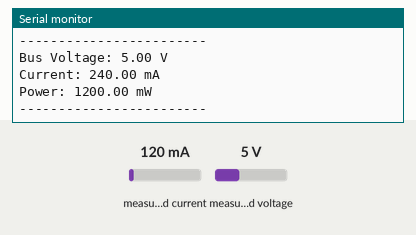
A sketch run on a simulated Arduino Uno, built with avr-gcc and run on an emulated ATmega328P. Parts: the last lines printed to the serial monitor. The inputs (shaded band) are chosen by the test bench; at power-on: measured current 120 mA, measured voltage 5 V.

Above: at 1.2 s.
1.3 s: measured current set to 40 mA
At 2.6 s:
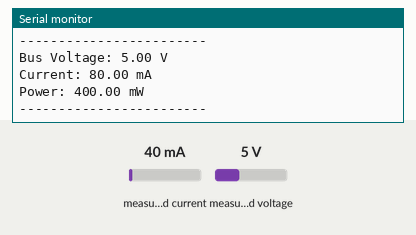
2.8 s: measured voltage set to 0.3 V
At 4.0 s:
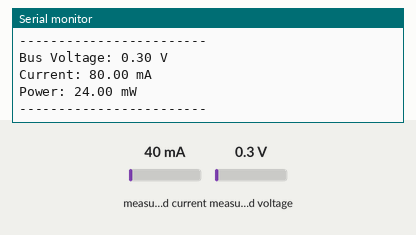
4.3 s: measured current set to 500 mA
At 6.0 s:
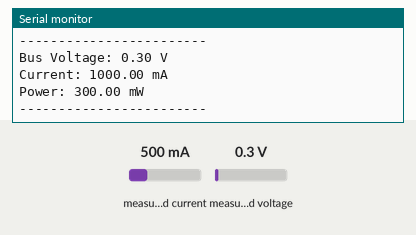
Timing chart, 0 to 7.5 s (numbered marks = the images above; inputs shaded):
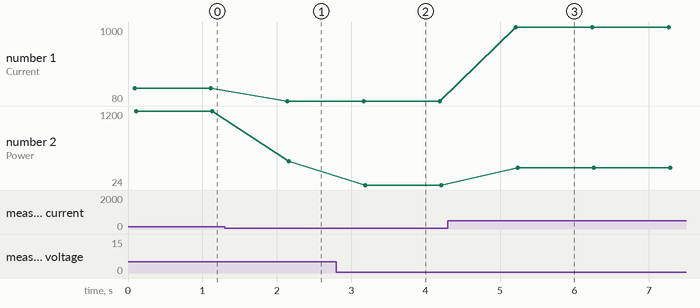

Measured:
- after the input at 1.3 s, the serial monitor: prints a new line after 0.84 s (image 1)
- after the input at 2.8 s, the serial monitor: prints a new line after 0.34 s (image 2)
- after the input at 4.3 s, the serial monitor: prints a new line after 0.91 s (image 3)
- plotted number 1: 240 → 80 after the input at 1.3 s, 80 → 1000 after the input at 4.3 s
- plotted number 2: 1200 → 400 after the input at 1.3 s, 400 → 24 after the input at 2.8 s, 24 → 300 after the input at 4.3 s

The sketch:

Current_Sensors.ino
```cpp
#include <Wire.h>             // Include the Wire library for I2C communication
#include <Adafruit_INA219.h>  // Include Adafruit INA219 library for current/power sensor

Adafruit_INA219 ina219(0x44);;       // Create an INA219 object

void setup() {
  Serial.begin(9600);         // Start serial communication at 9600 baud
  while (!Serial) { delay(10); }  // Wait for Serial port to be ready (important for some boards)

  Serial.println("INA219 - Current measurement with 0.2 ohm shunt");

  // Initialize the INA219 sensor
  if (!ina219.begin()) {
    Serial.println("Error: INA219 not found!");  // Print error if sensor is not detected
    while (1) { delay(10); }                     // Stop program if sensor is missing
  }

  // Use default calibration for 32V / 2A (assumes 0.1 ohm shunt)
  ina219.setCalibration_32V_2A();
  Serial.println("INA219 ready");
}

void loop() {
  float busVoltage = ina219.getBusVoltage_V();      // Read bus voltage (voltage on the load)
  float shuntVoltage = ina219.getShuntVoltage_mV(); // Read voltage across shunt resistor in mV

  // Correct the current reading for your 0.2 ohm shunt
  // The default calibration assumes 0.1 ohm, so we multiply by 2
  float current_mA = ina219.getCurrent_mA() * 2.0;

  float power_mW = busVoltage * current_mA;        // Calculate power in milliwatts

  // Print values to Serial Monitor
  Serial.print("Bus Voltage: ");
  Serial.print(busVoltage);
  Serial.println(" V");

  Serial.print("Current: ");
  Serial.print(current_mA);
  Serial.println(" mA");

  Serial.print("Power: ");
  Serial.print(power_mW);
  Serial.println(" mW");

  Serial.println("------------------------");  // Separator for readability

  delay(1000);  // Wait 1 second before next measurement
}
```
